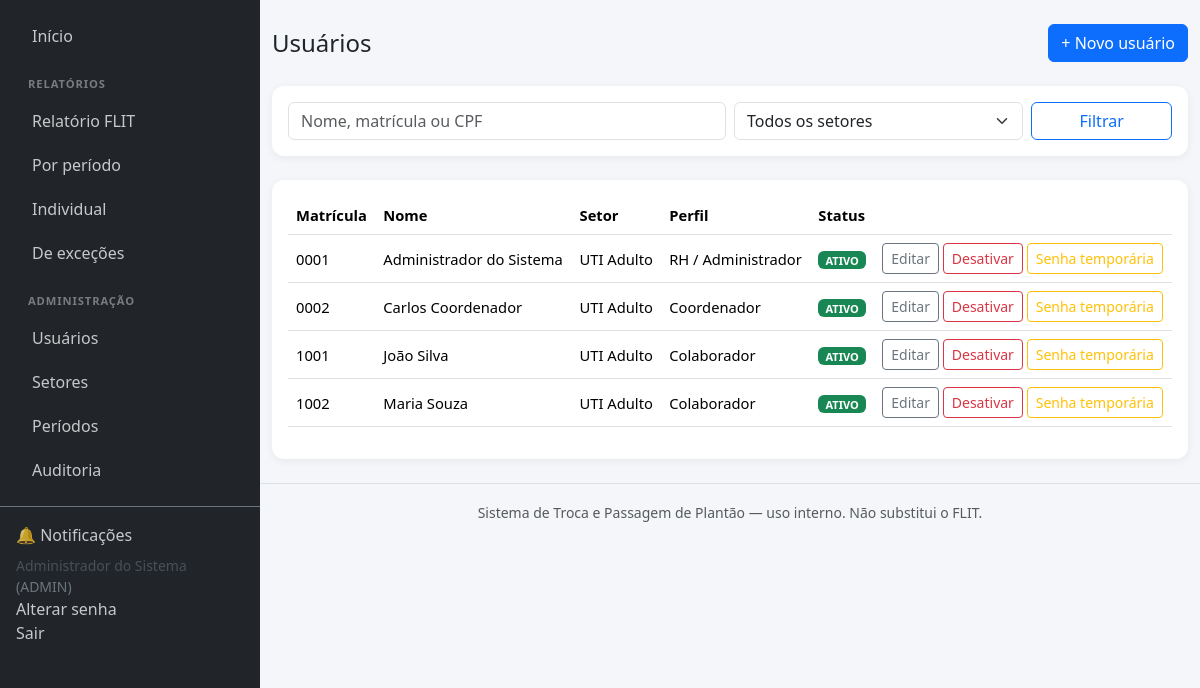
/public/usuarios_lista.php (signed in), run on the app's committed database.
### tables this page shows
CREATE TABLE usuarios (
    id INT AUTO_INCREMENT PRIMARY KEY,
    matricula VARCHAR(30) NOT NULL UNIQUE,
    nome VARCHAR(150) NOT NULL,
    cpf VARCHAR(14) NOT NULL UNIQUE,
    email VARCHAR(150) NOT NULL,
    setor_id INT NOT NULL,
    funcao VARCHAR(100) NOT NULL,
    perfil_id INT NOT NULL,
    status ENUM('ATIVO','INATIVO') NOT NULL DEFAULT 'ATIVO',
    senha_hash VARCHAR(255) NOT NULL,
    trocar_senha_primeiro_acesso TINYINT(1) NOT NULL DEFAULT 1,
    tentativas_login INT NOT NULL DEFAULT 0,
    bloqueado_ate DATETIME NULL,
    criado_em DATETIME NOT NULL DEFAULT CURRENT_TIMESTAMP,
    atualizado_em DATETIME NOT NULL DEFAULT CURRENT_TIMESTAMP ON UPDATE CURRENT_TIMESTAMP,
    CONSTRAINT fk_usuarios_setor FOREIGN KEY (setor_id) REFERENCES setores(id),
    CONSTRAINT fk_usuarios_perfil FOREIGN KEY (perfil_id) REFERENCES perfis(id)
);

CREATE TABLE setores (
    id INT AUTO_INCREMENT PRIMARY KEY,
    nome VARCHAR(120) NOT NULL,
    status ENUM('ATIVO','INATIVO') NOT NULL DEFAULT 'ATIVO',
    criado_em DATETIME NOT NULL DEFAULT CURRENT_TIMESTAMP,
    atualizado_em DATETIME NOT NULL DEFAULT CURRENT_TIMESTAMP ON UPDATE CURRENT_TIMESTAMP
);

CREATE TABLE perfis (
    id INT AUTO_INCREMENT PRIMARY KEY,
    codigo VARCHAR(30) NOT NULL UNIQUE,    
    nome VARCHAR(60) NOT NULL
);

### app/Helpers/helpers.php (called while the page is built, shortened)
<?php
function h(?string $value): string
{
    return htmlspecialchars((string)($value ?? ''), ENT_QUOTES, 'UTF-8');
}
function url(string $path = ''): string
{
    $script = $_SERVER['SCRIPT_NAME'] ?? '';
    $base = str_replace('\\', '/', dirname($script));
    $base = rtrim($base, '/');
    return $base . '/' . ltrim($path, '/');
}
function asset(string $path): string
{
    return url('assets/' . ltrim($path, '/'));
}
function inputGet(string $key, $default = null)
{
    return isset($_GET[$key]) ? trim((string)$_GET[$key]) : $default;
}
function view(string $viewPath, array $dados = []): void
{
    $root = dirname(__DIR__, 2);
    extract($dados, EXTR_SKIP);
    $conteudoView = $root . '/views/' . $viewPath . '.php';
    require $root . '/views/partials/header.php';
    require $conteudoView;
    require $root . '/views/partials/footer.php';
}

### public/usuarios_lista.php (called while the page is built, shortened)
<?php
require_once __DIR__ . '/../app/Core/bootstrap.php';
$usuarioRepo = new UsuarioRepository();
$busca = inputGet('busca', '');
$setorId = inputGet('setor_id') ?: null;
$usuarios = $usuarioRepo->listarTodos($setorId ? (int)$setorId : null, $busca ?: null);
view('usuarios/lista', compact('usuarios', 'setores', 'busca', 'setorId'));

### app/Core/Session.php (called while the page is built, shortened)
<?php
class Session
{
    public static function get(string $key, $default = null)
    {
        return $_SESSION[$key] ?? $default;
    }
    public static function has(string $key): bool
    {
        return isset($_SESSION[$key]);
    }
}

### app/Core/Auth.php (called while the page is built, shortened)
<?php
class Auth
{
    public static function checado(): bool
    {
        return Session::has('usuario_id');
    }
    public static function nome(): ?string
    {
        return Session::get('usuario_nome');
    }
    public static function perfil(): ?string
    {
        return Session::get('usuario_perfil');
    }
    public static function isAdmin(): bool
    {
        return self::perfil() === 'ADMIN';
    }
}

### app/Core/bootstrap.php (called while the page is built, shortened)
<?php
$root = dirname(__DIR__, 2);
spl_autoload_register(function (string $class) use ($root) {
    $prefix = 'App\\';
    $relative = substr($class, strlen($prefix));
    $file = $root . '/app/' . str_replace('\\', '/', $relative) . '.php';
});
require_once __DIR__ . '/../Helpers/helpers.php';

### app/Core/Database.php (called while the page is built, shortened)
<?php
class Database
{
    private static ?PDO $instance = null;
    public static function connection(): PDO
    {
        if (self::$instance === null) {
            $config = require __DIR__ . '/../../config/database.php';
            $dsn = sprintf(
                'mysql:host=%s;port=%s;dbname=%s;charset=%s',
                $config['host'],
                $config['port'],
                $config['database'],
                $config['charset']
            );
            try {
                self::$instance = new PDO($dsn, $config['username'], $config['password'], [
                    PDO::ATTR_ERRMODE            => PDO::ERRMODE_EXCEPTION,
                    PDO::ATTR_DEFAULT_FETCH_MODE => PDO::FETCH_ASSOC,
                    PDO::ATTR_EMULATE_PREPARES   => false,
                ]);
            } catch (PDOException $e) {
                error_log('Erro de conexão com o banco: ' . $e->getMessage());
                http_response_code(500);
                die('Não foi possível conectar ao banco de dados. Verifique config/database.php.');
            }
        }
        return self::$instance;
    }
}

### app/Repositories/UsuarioRepository.php (called while the page is built, shortened)
<?php
class UsuarioRepository
{
    private PDO $db;
    public function __construct()
    {
        $this->db = Database::connection();
    }
    public function listarTodos(?int $setorId = null, ?string $busca = null): array
    {
        $sql = "SELECT u.*, p.nome AS perfil_nome, p.codigo AS perfil_codigo, s.nome AS setor_nome
                FROM usuarios u
                JOIN perfis p ON p.id = u.perfil_id
                JOIN setores s ON s.id = u.setor_id
                WHERE 1=1";
        $params = [];
        $sql .= " ORDER BY u.nome";
        $stmt = $this->db->prepare($sql);
        $stmt->execute($params);
        return $stmt->fetchAll();
    }
}

### views/usuarios/lista.php (the view, shortened to what this page needs)
<div class="d-flex justify-content-between align-items-center mb-4">
  <h4 class="mb-0">Usuários</h4>
  <a href="<?= url('usuarios_novo.php') ?>" class="btn btn-primary">+ Novo usuário</a>
</div>
<div class="card card-dashboard p-3 mb-4">
  <form method="get" class="row g-2">
    <div class="col-md-6"><input type="text" name="busca" class="form-control" placeholder="Nome, matrícula ou CPF" value="<?= h($busca) ?>"></div>
    <div class="col-md-4">
      <select name="setor_id" class="form-select">
        <option value="">Todos os setores</option>
      </select>
    </div>
    <div class="col-md-2"><button type="submit" class="btn btn-outline-primary w-100">Filtrar</button></div>
  </form>
</div>
<div class="card card-dashboard p-3">
  <div class="table-responsive">
  <table class="table tabela-compacta">
    <thead><tr><th>Matrícula</th><th>Nome</th><th>Setor</th><th>Perfil</th><th>Status</th><th></th></tr></thead>
    <tbody>
      <?php foreach ($usuarios as $u): ?>
      <tr>
        <td><?= h($u['matricula']) ?></td>
        <td><?= h($u['nome']) ?></td>
        <td><?= h($u['setor_nome']) ?></td>
        <td><?= h($u['perfil_nome']) ?></td>
        <td><span class="badge bg-<?= $u['status']==='ATIVO'?'success':'secondary' ?>"><?= h($u['status']) ?></span></td>
        <td>
          <a href="<?= url('usuarios_editar.php?id=' . $u['id']) ?>" class="btn btn-sm btn-outline-secondary">Editar</a>
          <form method="post" action="<?= url('usuarios_acao.php') ?>" class="d-inline" data-confirm="Confirma alterar o status deste usuário?">
            <button type="submit" class="btn btn-sm btn-outline-<?= $u['status']==='ATIVO'?'danger':'success' ?>"><?= $u['status']==='ATIVO'?'Desativar':'Ativar' ?></button>
          </form>
          <form method="post" action="<?= url('usuarios_acao.php') ?>" class="d-inline" data-confirm="Gerar nova senha temporária para este usuário?">
            <button type="submit" class="btn btn-sm btn-outline-warning">Senha temporária</button>
          </form>
        </td>
      </tr>
      <?php endforeach; ?>
    </tbody>
  </table>
  </div>
</div>

### views/partials/header.php (shortened to what this page needs)
<!DOCTYPE html>
<html lang="pt-BR">
<head>
<link href="https://cdn.jsdelivr.net/npm/bootstrap@5.3.3/dist/css/bootstrap.min.css" rel="stylesheet">
<link rel="stylesheet" href="<?= asset('css/estilo.css') ?>">
</head>
<body>
<?php if (Auth::checado()): ?>
<div class="app-shell">
  <aside class="app-sidebar offcanvas-lg offcanvas-start bg-dark text-light" tabindex="-1" id="sidebarMenu" aria-labelledby="sidebarMenuLabel">
    <div class="offcanvas-body d-flex flex-column p-0">
      <ul class="nav flex-column p-3 gap-1">
        <li class="nav-item"><a class="nav-link" href="<?= url('index.php') ?>">Início</a></li>
        <?php if (Auth::isAdmin() || Auth::isCoordenador()): ?>
          <li class="sidebar-heading">Relatórios</li>
          <li class="nav-item"><a class="nav-link" href="<?= url('relatorios_flit.php') ?>">Relatório FLIT</a></li>
          <li class="nav-item"><a class="nav-link" href="<?= url('relatorios_periodo.php') ?>">Por período</a></li>
          <li class="nav-item"><a class="nav-link" href="<?= url('relatorios_individual.php') ?>">Individual</a></li>
          <li class="nav-item"><a class="nav-link" href="<?= url('relatorios_excecoes.php') ?>">De exceções</a></li>
        <?php endif; ?>
        <?php if (Auth::isAdmin()): ?>
          <li class="sidebar-heading">Administração</li>
          <li class="nav-item"><a class="nav-link" href="<?= url('usuarios_lista.php') ?>">Usuários</a></li>
          <li class="nav-item"><a class="nav-link" href="<?= url('setores_lista.php') ?>">Setores</a></li>
          <li class="nav-item"><a class="nav-link" href="<?= url('periodos_lista.php') ?>">Períodos</a></li>
          <li class="nav-item"><a class="nav-link" href="<?= url('auditoria_lista.php') ?>">Auditoria</a></li>
        <?php endif; ?>
      </ul>
      <div class="mt-auto border-top border-secondary p-3">
        <a class="nav-link px-0" href="<?= url('notificacoes.php') ?>">🔔 Notificações
        </a>
        <div class="small text-light-emphasis mt-2"><?= h(Auth::nome()) ?> <span class="text-secondary">(<?= h(Auth::perfil()) ?>)</span></div>
        <a class="nav-link px-0" href="<?= url('trocar_senha.php') ?>">Alterar senha</a>
        <a class="nav-link px-0" href="<?= url('logout.php') ?>">Sair</a>
      </div>
    </div>
  </aside>
  <div class="app-main flex-grow-1">
<?php endif; ?>
<main class="container-fluid py-4">

### views/partials/footer.php (shortened to what this page needs)
</main>
<footer class="text-center text-muted py-3 border-top">
  <small>Sistema de Troca e Passagem de Plantão &mdash; uso interno. Não substitui o FLIT.</small>
</footer>
<?php if (\App\Core\Auth::checado()): ?>
  </div>
</div>
<?php endif; ?>
</body>
</html>

### public/assets/css/estilo.css (style rules this page uses)
body { background-color: #f4f6f9; }
@media (min-width: 992px) { .app-shell { display: flex; align-items: stretch; min-height: 100vh; } }
@media (min-width: 992px) { .app-sidebar { width: 260px; flex-shrink: 0; position: sticky; top: 0; height: 100vh; overflow-y: auto; } }
@media (min-width: 992px) { .app-main { min-width: 0; } }
.app-sidebar .offcanvas-body { overflow-y: auto; }
.app-sidebar .nav-link { color: rgba(255,255,255,.75); border-radius: 8px; }
.app-sidebar .sidebar-heading { margin-top: .75rem; padding: .25rem .75rem; font-size: .7rem; font-weight: 700; letter-spacing: .08em; text-transform: uppercase; color: rgba(255,255,255,.4); }
.card-dashboard { border: none; border-radius: 12px; box-shadow: 0 2px 8px rgba(0,0,0,.06); }
.tabela-compacta td, .tabela-compacta th { vertical-align: middle; font-size: .92rem; }

### data on the page
usuarios: matricula "0001", nome "Administrador do Sistema", setor.nome "UTI Adulto", perfil.nome "RH / Administrador", status "ATIVO", shows "Desativar"
usuarios: matricula "0002", nome "Carlos Coordenador", setor.nome "UTI Adulto", perfil.nome "Coordenador", status "ATIVO", shows "Desativar"
usuarios: matricula "1001", nome "João Silva", setor.nome "UTI Adulto", perfil.nome "Colaborador", status "ATIVO", shows "Desativar"
usuarios: matricula "1002", nome "Maria Souza", setor.nome "UTI Adulto", perfil.nome "Colaborador", status "ATIVO", shows "Desativar"

### other printed values
Auth::nome() "Administrador do Sistema"
Auth::perfil() "ADMIN"
